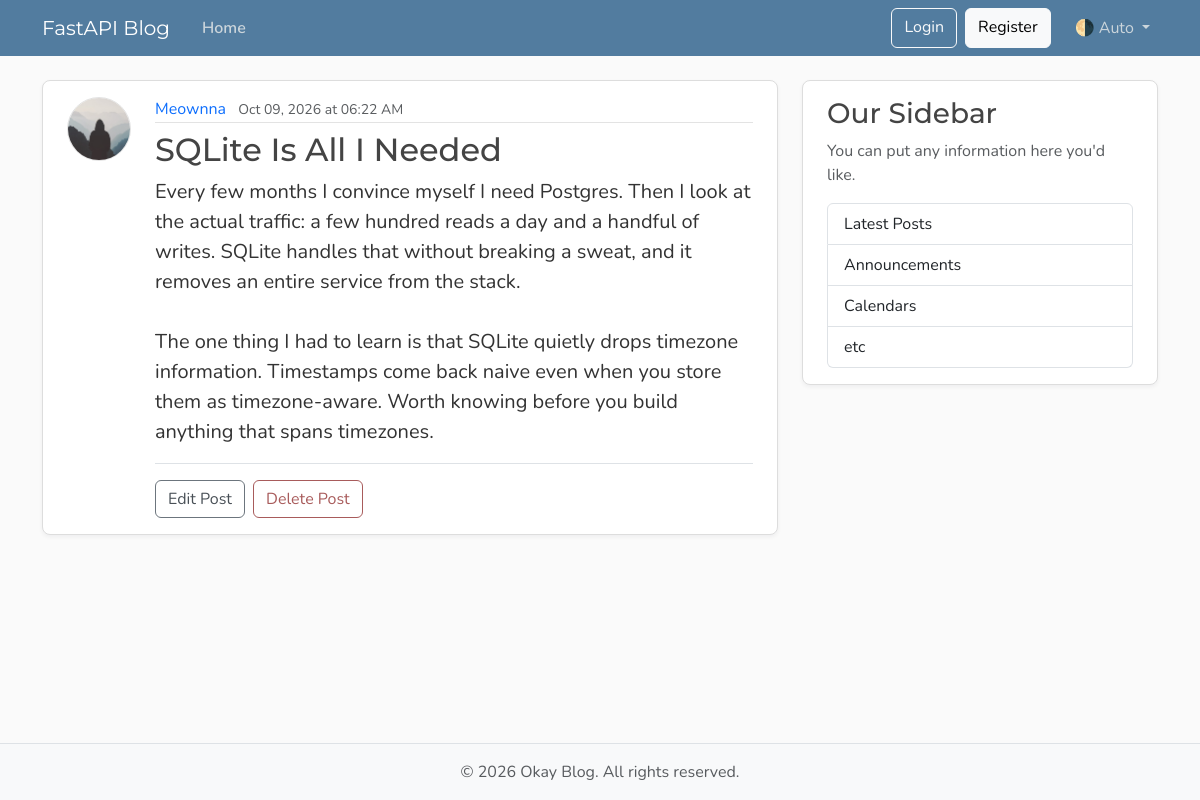
The app's page /posts/5 with its own data.
### app/models.py (models this page shows, shortened)
class User(Base):
    __tablename__ = "users"
    id: Mapped[int] = mapped_column(Integer, primary_key=True, index=True)
    username: Mapped[String] = mapped_column(String(50), unique=True, nullable=False)
    email: Mapped[String] = mapped_column(String(50), unique=True, nullable=False)
    image_file: Mapped[str | None] = mapped_column(String(200), nullable=True)
    posts: Mapped[list["Post"]] = relationship(back_populates="author")

class Post(Base):
    __tablename__ = "posts"
    id: Mapped[int] = mapped_column(Integer, primary_key=True, index=True)
    title: Mapped[str] = mapped_column(String(100), nullable=False)
    content: Mapped[str] = mapped_column(Text, nullable=False)
    user_id: Mapped[int] = mapped_column(
        ForeignKey("users.id"),
        nullable=False,
        index=True,
    )
    date_posted: Mapped[datetime] = mapped_column(
        DateTime(timezone=True),
        default=lambda: datetime.now(UTC),
    )
    author: Mapped[User] = relationship(back_populates="posts")

### app/app.py (the view)
@app.get("/{post_id}", include_in_schema=False)
@app.get("/posts/{post_id}", name="post_details", include_in_schema=False)
def post_details(request: Request, post_id: int, db: DbDep):
    result = db.execute(select(models.Post).where(models.Post.id == post_id))
    post = result.scalars().first()
    if post:
        title = post.title[:50]
        return templates.TemplateResponse(
            request, "post.html", {"post": post, "title": title}
        )
    return templates.TemplateResponse(
        request,
        "error.html",
        {"message": "Sorry The post isn't on our Servers"},
        status_code=status.HTTP_404_NOT_FOUND,
    )

### templates/post.html (shortened to what this page needs)
{% extends "layout.html" %}
{% block content %}
  <article class="content-section py-3 px-4 mb-4">
    <div class="d-flex align-items-start gap-4">
      <img class="rounded-circle article-img flex-shrink-0"
           src="{{ post.author.image_path }}"
           alt="{{ post.author.username }}'s profile picture"
           width="64"
           height="64"
           loading="lazy">
      <div class="flex-grow-1">
        <div class="article-metadata mb-2">
          <a class="me-2" href="{{ url_for('user_posts', user_id=post.author.id) }}">{{ post.author.username }}</a>
          <small class="text-body-secondary">{{ post.date_posted | friendly_date }}</small>
        </div>
        <h2 class="article-title">{{ post.title }}</h2>
        <p class="article-content">{{ post.content }}</p>
        <div class="post-actions mt-3 pt-3 border-top">
          <a class="btn btn-outline-secondary me-1" href="#">Edit Post</a>
          <button type="button"
                  class="btn btn-outline-danger"
                  data-bs-toggle="modal"
                  data-bs-target="#deleteModal">Delete Post</button>
        </div>
      </div>
    </div>
  </article>
{% endblock content %}

### static/css/main.css (style rules this page uses)
:root { --font-heading: "Montserrat", system-ui, -apple-system, BlinkMacSystemFont, sans-serif; --font-body: "Nunito", system-ui, -apple-system, BlinkMacSystemFont, sans-serif; --color-bg-body: #fafafa; --color-bg-content: #ffffff; --color-text-primary: #333333; --color-text-heading: #444444; --color-steel: #527c9f; --color-nav-link: #cbd5db; --color-nav-link-hover: #ffffff; --color-link-hover: #428bca; --color-border: #dddddd; --color-border-light: #e3e3e3; --spacing-xl: 5rem; --article-img-size: 4rem; --account-img-size: 7.813rem; }
body { font-family: var(--font-body); background: var(--color-bg-body); color: var(--color-text-primary); }
h1, h2, h3, h4, h5, h6 { font-family: var(--font-heading); color: var(--color-text-heading); }
a { text-decoration: none; }
.content-section { background: var(--color-bg-content); border: 1px solid var(--color-border); border-radius: 0.5rem; box-shadow: 0 2px 4px rgba(15, 23, 42, 0.05); transition: box-shadow 0.15s ease, transform 0.15s ease, border-color 0.15s ease; }
.article-title { color: var(--color-text-heading); transition: color 0.2s ease-in-out; }
.article-content { white-space: pre-line; font-size: 1.25rem; }
.article-img { height: var(--article-img-size); width: var(--article-img-size); flex-shrink: 0; object-fit: cover; border: 1px solid var(--color-border-light); box-shadow: 0 0 0 2px var(--color-bg-content); }
.article-metadata { padding-bottom: 0.063rem; border-bottom: 1px solid var(--color-border-light); }
.article-metadata a { transition: color 0.2s ease-in-out; }
.btn-outline-secondary { --bs-btn-color: #495057; --bs-btn-border-color: #6c757d; --bs-btn-hover-color: #fff; --bs-btn-hover-bg: #5a6268; --bs-btn-hover-border-color: #545b62; --bs-btn-active-color: #fff; --bs-btn-active-bg: #545b62; --bs-btn-active-border-color: #4e555b; }
.btn-outline-danger { --bs-btn-color: #a85b5b; --bs-btn-border-color: #a85b5b; --bs-btn-hover-color: #fff; --bs-btn-hover-bg: #924e4e; --bs-btn-hover-border-color: #874848; --bs-btn-active-color: #fff; --bs-btn-active-bg: #874848; --bs-btn-active-border-color: #7c4242; }

### records on screen
User: author.username "Meownna"
Post: date_posted|friendly_date "Oct 09, 2026 at 06:22 AM", title "SQLite Is All I Needed", content "Every few months I convince myself I need Postgres. Then I look at the actual traffic: a few hundred reads a day and a handful of writes. SQLite handles that without breaking a sweat, and it removes an entire service from the stack. The one thing I had to learn is that SQLite quietly drops timezone information. Timestamps come back naive even when you store them as timezone-aware. Worth knowing before you build anything that spans timezones."
